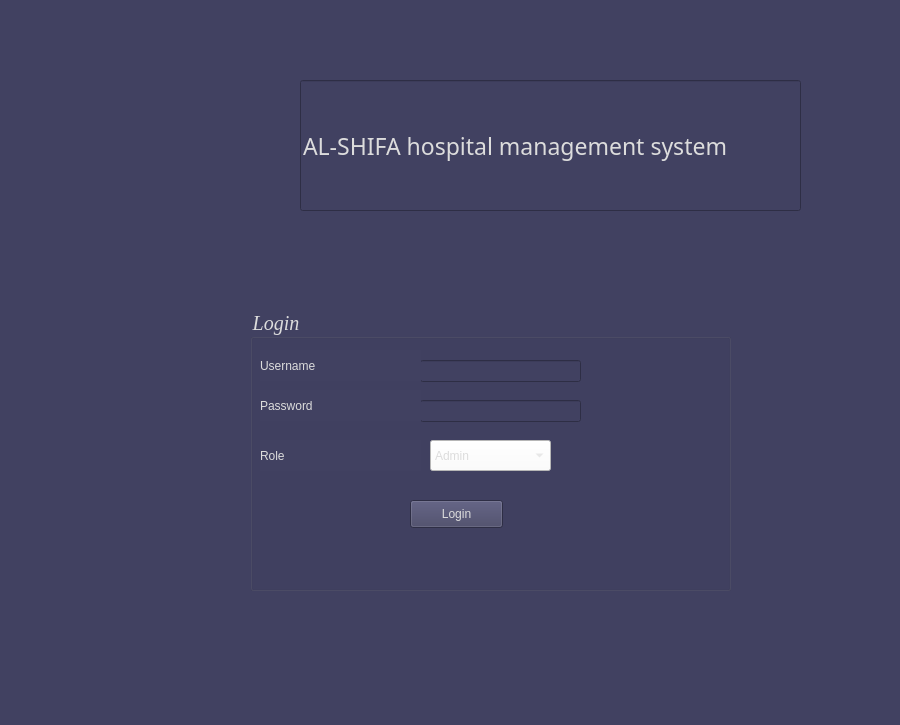
<?xml version="1.0" encoding="UTF-8"?>
<ui version="4.0">
 <class>MainWindow</class>
 <widget class="QMainWindow" name="MainWindow">
  <property name="geometry">
   <rect>
    <x>0</x>
    <y>0</y>
    <width>900</width>
    <height>725</height>
   </rect>
  </property>
  <property name="font">
   <font>
    <family>Wingdings</family>
   </font>
  </property>
  <property name="windowTitle">
   <string>MainWindow</string>
  </property>
  <property name="styleSheet">
   <string notr="true">background-color: rgb(96, 71, 127);
background-color: rgb(73, 73, 109);
background-color: rgb(0, 79, 116);
background-color: rgb(65, 65, 97);</string>
  </property>
  <widget class="QWidget" name="centralwidget">
   <widget class="QGroupBox" name="groupBox">
    <property name="geometry">
     <rect>
      <x>250</x>
      <y>310</y>
      <width>481</width>
      <height>281</height>
     </rect>
    </property>
    <property name="font">
     <font>
      <family>times new roman</family>
      <pointsize>15</pointsize>
      <weight>3</weight>
      <italic>true</italic>
      <bold>false</bold>
     </font>
    </property>
    <property name="styleSheet">
     <string notr="true">color:rgb(220, 220, 220);
font: 25 italic 15pt &quot;times new roman&quot;;
</string>
    </property>
    <property name="title">
     <string>Login</string>
    </property>
    <widget class="QPushButton" name="pushButton_2">
     <property name="geometry">
      <rect>
       <x>160</x>
       <y>190</y>
       <width>93</width>
       <height>28</height>
      </rect>
     </property>
     <property name="text">
      <string>Login</string>
     </property>
    </widget>
    <widget class="QLineEdit" name="lineEdit_3">
     <property name="geometry">
      <rect>
       <x>170</x>
       <y>50</y>
       <width>161</width>
       <height>22</height>
      </rect>
     </property>
    </widget>
    <widget class="QLineEdit" name="lineEdit_4">
     <property name="geometry">
      <rect>
       <x>170</x>
       <y>90</y>
       <width>161</width>
       <height>22</height>
      </rect>
     </property>
     <property name="styleSheet">
      <string notr="true">border-top-color: rgb(0, 0, 0);</string>
     </property>
    </widget>
    <widget class="QComboBox" name="comboBox">
     <property name="geometry">
      <rect>
       <x>180</x>
       <y>130</y>
       <width>121</width>
       <height>31</height>
      </rect>
     </property>
     <property name="styleSheet">
      <string notr="true">background-color: rgb(255, 255, 255);
selection-background-color: rgb(255, 255, 255);</string>
     </property>
     <item>
      <property name="text">
       <string>Admin</string>
      </property>
     </item>
     <item>
      <property name="text">
       <string>Doctor</string>
      </property>
     </item>
     <item>
      <property name="text">
       <string>staff</string>
      </property>
     </item>
    </widget>
    <widget class="QLabel" name="label_2">
     <property name="geometry">
      <rect>
       <x>10</x>
       <y>40</y>
       <width>161</width>
       <height>31</height>
      </rect>
     </property>
     <property name="text">
      <string>Username</string>
     </property>
    </widget>
    <widget class="QLabel" name="label_3">
     <property name="geometry">
      <rect>
       <x>10</x>
       <y>80</y>
       <width>161</width>
       <height>31</height>
      </rect>
     </property>
     <property name="text">
      <string>Password</string>
     </property>
    </widget>
    <widget class="QLabel" name="label_4">
     <property name="geometry">
      <rect>
       <x>10</x>
       <y>130</y>
       <width>161</width>
       <height>31</height>
      </rect>
     </property>
     <property name="text">
      <string>Role</string>
     </property>
    </widget>
   </widget>
   <widget class="QLabel" name="label">
    <property name="geometry">
     <rect>
      <x>20</x>
      <y>0</y>
      <width>261</width>
      <height>281</height>
     </rect>
    </property>
    <property name="styleSheet">
     <string notr="true">background-color: rgb(96, 71, 127);
background-color: rgb(73, 73, 109);
background-color: rgb(0, 79, 116);
background-color: rgb(65, 65, 97);</string>
    </property>
    <property name="text">
     <string/>
    </property>
    <property name="pixmap">
     <pixmap>images.png</pixmap>
    </property>
    <property name="scaledContents">
     <bool>true</bool>
    </property>
   </widget>
   <widget class="QLineEdit" name="lineEdit_6">
    <property name="geometry">
     <rect>
      <x>300</x>
      <y>80</y>
      <width>501</width>
      <height>131</height>
     </rect>
    </property>
    <property name="font">
     <font>
      <family>High Tower Text</family>
      <pointsize>17</pointsize>
     </font>
    </property>
    <property name="styleSheet">
     <string notr="true">border-bottom-color: rgb(255, 255, 255);
border-bottom-color: rgb(255, 255, 255);
color:rgb(220, 220, 220);
</string>
    </property>
    <property name="text">
     <string>AL-SHIFA hospital management system</string>
    </property>
   </widget>
  </widget>
  <widget class="QMenuBar" name="menubar">
   <property name="geometry">
    <rect>
     <x>0</x>
     <y>0</y>
     <width>900</width>
     <height>26</height>
    </rect>
   </property>
  </widget>
  <widget class="QStatusBar" name="statusbar"/>
 </widget>
 <resources>
  <include location="sample.qrc"/>
  <include location="sample2.src.qrc"/>
  <include location="sample1.qrc"/>
 </resources>
 <connections/>
</ui>
